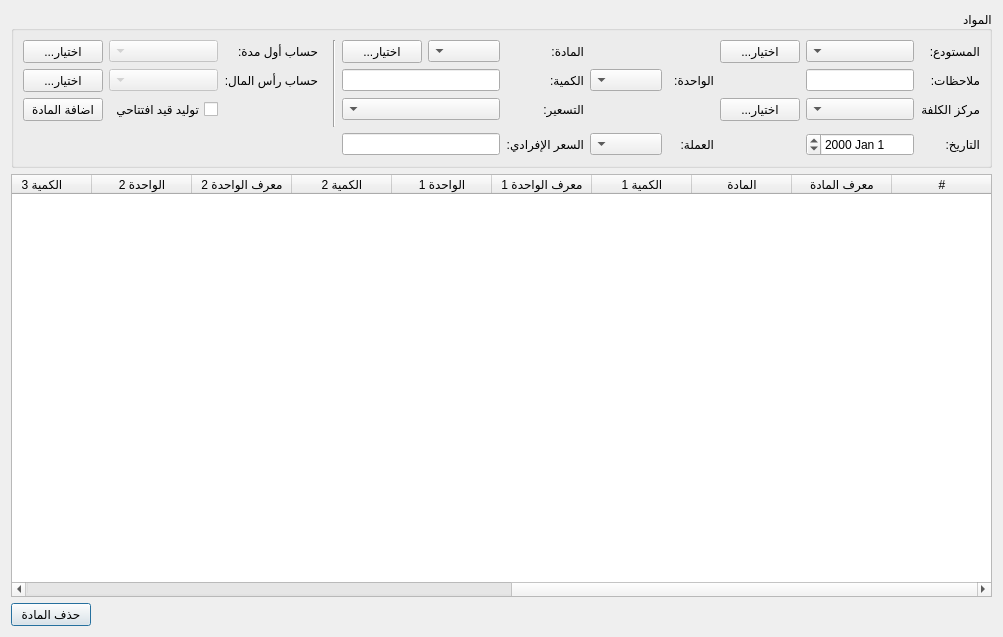
<?xml version="1.0" encoding="UTF-8"?>
<ui version="4.0">
 <class>PeriodStart</class>
 <widget class="QDialog" name="PeriodStart">
  <property name="windowModality">
   <enum>Qt::WindowModal</enum>
  </property>
  <property name="geometry">
   <rect>
    <x>0</x>
    <y>0</y>
    <width>953</width>
    <height>637</height>
   </rect>
  </property>
  <property name="windowTitle">
   <string>بضاعة أول مدة</string>
  </property>
  <property name="layoutDirection">
   <enum>Qt::RightToLeft</enum>
  </property>
  <property name="modal">
   <bool>true</bool>
  </property>
  <layout class="QGridLayout" name="gridLayout_5">
   <item row="2" column="1">
    <spacer name="horizontalSpacer">
     <property name="orientation">
      <enum>Qt::Horizontal</enum>
     </property>
     <property name="sizeHint" stdset="0">
      <size>
       <width>40</width>
       <height>20</height>
      </size>
     </property>
    </spacer>
   </item>
   <item row="1" column="0" colspan="3">
    <widget class="QTableWidget" name="materials_table">
     <property name="maximumSize">
      <size>
       <width>16777215</width>
       <height>16777215</height>
      </size>
     </property>
     <property name="layoutDirection">
      <enum>Qt::RightToLeft</enum>
     </property>
     <property name="editTriggers">
      <set>QAbstractItemView::AnyKeyPressed|QAbstractItemView::DoubleClicked|QAbstractItemView::EditKeyPressed|QAbstractItemView::SelectedClicked</set>
     </property>
     <property name="dragDropOverwriteMode">
      <bool>false</bool>
     </property>
     <property name="alternatingRowColors">
      <bool>true</bool>
     </property>
     <property name="selectionBehavior">
      <enum>QAbstractItemView::SelectRows</enum>
     </property>
     <property name="verticalScrollMode">
      <enum>QAbstractItemView::ScrollPerPixel</enum>
     </property>
     <property name="horizontalScrollMode">
      <enum>QAbstractItemView::ScrollPerPixel</enum>
     </property>
     <attribute name="horizontalHeaderVisible">
      <bool>true</bool>
     </attribute>
     <attribute name="horizontalHeaderHighlightSections">
      <bool>false</bool>
     </attribute>
     <attribute name="horizontalHeaderShowSortIndicator" stdset="0">
      <bool>false</bool>
     </attribute>
     <attribute name="horizontalHeaderStretchLastSection">
      <bool>true</bool>
     </attribute>
     <attribute name="verticalHeaderVisible">
      <bool>true</bool>
     </attribute>
     <attribute name="verticalHeaderShowSortIndicator" stdset="0">
      <bool>false</bool>
     </attribute>
     <column>
      <property name="text">
       <string>#</string>
      </property>
      <property name="font">
       <font>
        <kerning>true</kerning>
       </font>
      </property>
     </column>
     <column>
      <property name="text">
       <string>معرف المادة</string>
      </property>
     </column>
     <column>
      <property name="text">
       <string>المادة</string>
      </property>
     </column>
     <column>
      <property name="text">
       <string>الكمية 1</string>
      </property>
     </column>
     <column>
      <property name="text">
       <string>معرف الواحدة 1</string>
      </property>
     </column>
     <column>
      <property name="text">
       <string>الواحدة 1</string>
      </property>
     </column>
     <column>
      <property name="text">
       <string>الكمية 2</string>
      </property>
     </column>
     <column>
      <property name="text">
       <string>معرف الواحدة 2</string>
      </property>
     </column>
     <column>
      <property name="text">
       <string>الواحدة 2</string>
      </property>
     </column>
     <column>
      <property name="text">
       <string>الكمية 3</string>
      </property>
     </column>
     <column>
      <property name="text">
       <string>معرف الواحدة 3</string>
      </property>
     </column>
     <column>
      <property name="text">
       <string>الواحدة 3</string>
      </property>
     </column>
     <column>
      <property name="text">
       <string>السعر الإفرادي</string>
      </property>
     </column>
     <column>
      <property name="text">
       <string>معرف العملة</string>
      </property>
     </column>
     <column>
      <property name="text">
       <string>العملة</string>
      </property>
     </column>
     <column>
      <property name="text">
       <string>معرف المستودع</string>
      </property>
     </column>
     <column>
      <property name="text">
       <string>المستودع</string>
      </property>
     </column>
     <column>
      <property name="text">
       <string>ملاحظات</string>
      </property>
     </column>
     <column>
      <property name="text">
       <string>معرف حساب المستودع</string>
      </property>
     </column>
     <column>
      <property name="text">
       <string>التاريخ</string>
      </property>
     </column>
    </widget>
   </item>
   <item row="2" column="2">
    <widget class="QPushButton" name="remove_material_btn">
     <property name="text">
      <string>حذف المادة</string>
     </property>
    </widget>
   </item>
   <item row="0" column="0" colspan="3">
    <widget class="QGroupBox" name="groupBox_5">
     <property name="maximumSize">
      <size>
       <width>16777215</width>
       <height>200</height>
      </size>
     </property>
     <property name="layoutDirection">
      <enum>Qt::RightToLeft</enum>
     </property>
     <property name="title">
      <string>المواد</string>
     </property>
     <layout class="QGridLayout" name="gridLayout">
      <item row="4" column="2">
       <widget class="QDateEdit" name="date_input">
        <property name="maximumSize">
         <size>
          <width>16777215</width>
          <height>16777215</height>
         </size>
        </property>
        <property name="layoutDirection">
         <enum>Qt::RightToLeft</enum>
        </property>
       </widget>
      </item>
      <item row="0" column="16" rowspan="4" colspan="4">
       <widget class="Line" name="line_2">
        <property name="orientation">
         <enum>Qt::Vertical</enum>
        </property>
       </widget>
      </item>
      <item row="0" column="2">
       <widget class="QComboBox" name="material_warehouse_combobox">
        <property name="minimumSize">
         <size>
          <width>100</width>
          <height>0</height>
         </size>
        </property>
        <property name="maximumSize">
         <size>
          <width>500</width>
          <height>16777215</height>
         </size>
        </property>
        <property name="layoutDirection">
         <enum>Qt::RightToLeft</enum>
        </property>
       </widget>
      </item>
      <item row="4" column="9">
       <widget class="QComboBox" name="material_currency_combobox">
        <property name="maximumSize">
         <size>
          <width>16777215</width>
          <height>16777215</height>
         </size>
        </property>
        <property name="layoutDirection">
         <enum>Qt::RightToLeft</enum>
        </property>
       </widget>
      </item>
      <item row="0" column="21">
       <widget class="QPushButton" name="select_period_start_account">
        <property name="text">
         <string>...اختيار</string>
        </property>
       </widget>
      </item>
      <item row="2" column="0">
       <widget class="QLabel" name="label_67">
        <property name="maximumSize">
         <size>
          <width>16777215</width>
          <height>16777215</height>
         </size>
        </property>
        <property name="text">
         <string>مركز الكلفة</string>
        </property>
       </widget>
      </item>
      <item row="2" column="5">
       <widget class="QPushButton" name="select_cost_center_btn">
        <property name="text">
         <string>...اختيار</string>
        </property>
       </widget>
      </item>
      <item row="1" column="21">
       <widget class="QPushButton" name="select_capital_account_btn">
        <property name="text">
         <string>...اختيار</string>
        </property>
       </widget>
      </item>
      <item row="1" column="12" colspan="2">
       <widget class="QLineEdit" name="material_quantity_input">
        <property name="sizePolicy">
         <sizepolicy hsizetype="Minimum" vsizetype="Fixed">
          <horstretch>0</horstretch>
          <verstretch>0</verstretch>
         </sizepolicy>
        </property>
        <property name="maximumSize">
         <size>
          <width>200</width>
          <height>16777215</height>
         </size>
        </property>
       </widget>
      </item>
      <item row="0" column="20">
       <widget class="QComboBox" name="period_start_account_combobox">
        <property name="enabled">
         <bool>false</bool>
        </property>
        <property name="minimumSize">
         <size>
          <width>10</width>
          <height>10</height>
         </size>
        </property>
        <property name="maximumSize">
         <size>
          <width>16777215</width>
          <height>16777215</height>
         </size>
        </property>
        <property name="layoutDirection">
         <enum>Qt::RightToLeft</enum>
        </property>
       </widget>
      </item>
      <item row="1" column="9">
       <widget class="QComboBox" name="material_unit_combobox"/>
      </item>
      <item row="2" column="21">
       <widget class="QPushButton" name="add_material_btn">
        <property name="text">
         <string>اضافة المادة</string>
        </property>
       </widget>
      </item>
      <item row="4" column="0">
       <widget class="QLabel" name="label_12">
        <property name="maximumSize">
         <size>
          <width>35</width>
          <height>16777215</height>
         </size>
        </property>
        <property name="text">
         <string>التاريخ:</string>
        </property>
       </widget>
      </item>
      <item row="1" column="2">
       <widget class="QLineEdit" name="material_notes_input">
        <property name="sizePolicy">
         <sizepolicy hsizetype="Minimum" vsizetype="Fixed">
          <horstretch>0</horstretch>
          <verstretch>0</verstretch>
         </sizepolicy>
        </property>
        <property name="minimumSize">
         <size>
          <width>0</width>
          <height>0</height>
         </size>
        </property>
        <property name="maximumSize">
         <size>
          <width>16777215</width>
          <height>16777215</height>
         </size>
        </property>
       </widget>
      </item>
      <item row="0" column="19">
       <widget class="QLabel" name="label_72">
        <property name="maximumSize">
         <size>
          <width>100</width>
          <height>16777215</height>
         </size>
        </property>
        <property name="text">
         <string>حساب أول مدة:</string>
        </property>
       </widget>
      </item>
      <item row="2" column="2">
       <widget class="QComboBox" name="cost_center_combobox"/>
      </item>
      <item row="1" column="19">
       <widget class="QLabel" name="label_73">
        <property name="maximumSize">
         <size>
          <width>100</width>
          <height>16777215</height>
         </size>
        </property>
        <property name="text">
         <string>حساب رأس المال:</string>
        </property>
       </widget>
      </item>
      <item row="2" column="7" colspan="2">
       <spacer name="horizontalSpacer_2">
        <property name="orientation">
         <enum>Qt::Horizontal</enum>
        </property>
        <property name="sizeType">
         <enum>QSizePolicy::Fixed</enum>
        </property>
        <property name="sizeHint" stdset="0">
         <size>
          <width>10</width>
          <height>20</height>
         </size>
        </property>
       </spacer>
      </item>
      <item row="1" column="20">
       <widget class="QComboBox" name="capital_account_combobox">
        <property name="enabled">
         <bool>false</bool>
        </property>
        <property name="minimumSize">
         <size>
          <width>10</width>
          <height>10</height>
         </size>
        </property>
        <property name="maximumSize">
         <size>
          <width>16777215</width>
          <height>16777215</height>
         </size>
        </property>
        <property name="layoutDirection">
         <enum>Qt::RightToLeft</enum>
        </property>
       </widget>
      </item>
      <item row="1" column="0">
       <widget class="QLabel" name="label_66">
        <property name="maximumSize">
         <size>
          <width>16777215</width>
          <height>16777215</height>
         </size>
        </property>
        <property name="text">
         <string>ملاحظات:</string>
        </property>
       </widget>
      </item>
      <item row="0" column="13">
       <widget class="QPushButton" name="select_material_btn">
        <property name="text">
         <string>...اختيار</string>
        </property>
       </widget>
      </item>
      <item row="0" column="12">
       <widget class="QComboBox" name="material_combobox">
        <property name="sizePolicy">
         <sizepolicy hsizetype="Preferred" vsizetype="Fixed">
          <horstretch>0</horstretch>
          <verstretch>0</verstretch>
         </sizepolicy>
        </property>
        <property name="minimumSize">
         <size>
          <width>0</width>
          <height>0</height>
         </size>
        </property>
        <property name="maximumSize">
         <size>
          <width>16777215</width>
          <height>16777215</height>
         </size>
        </property>
        <property name="layoutDirection">
         <enum>Qt::RightToLeft</enum>
        </property>
       </widget>
      </item>
      <item row="0" column="0">
       <widget class="QLabel" name="label_34">
        <property name="maximumSize">
         <size>
          <width>65</width>
          <height>16777215</height>
         </size>
        </property>
        <property name="text">
         <string>المستودع:</string>
        </property>
       </widget>
      </item>
      <item row="1" column="7">
       <widget class="QLabel" name="label_17">
        <property name="maximumSize">
         <size>
          <width>50</width>
          <height>16777215</height>
         </size>
        </property>
        <property name="text">
         <string>الواحدة:</string>
        </property>
       </widget>
      </item>
      <item row="2" column="20">
       <widget class="QCheckBox" name="generate_period_opening_entry_checkbox">
        <property name="text">
         <string>توليد قيد افتتاحي</string>
        </property>
       </widget>
      </item>
      <item row="0" column="5">
       <widget class="QPushButton" name="select_material_warehouse_btn">
        <property name="text">
         <string>...اختيار</string>
        </property>
       </widget>
      </item>
      <item row="4" column="12" colspan="2">
       <widget class="QLineEdit" name="material_unit_price_input">
        <property name="maximumSize">
         <size>
          <width>200</width>
          <height>16777215</height>
         </size>
        </property>
       </widget>
      </item>
      <item row="2" column="12" colspan="2">
       <widget class="QComboBox" name="material_default_price_type_combobox">
        <property name="maximumSize">
         <size>
          <width>16777215</width>
          <height>16777215</height>
         </size>
        </property>
        <property name="layoutDirection">
         <enum>Qt::RightToLeft</enum>
        </property>
       </widget>
      </item>
      <item row="4" column="11">
       <widget class="QLabel" name="label_19">
        <property name="maximumSize">
         <size>
          <width>90</width>
          <height>16777215</height>
         </size>
        </property>
        <property name="text">
         <string>السعر الإفرادي:</string>
        </property>
       </widget>
      </item>
      <item row="4" column="7">
       <widget class="QLabel" name="label_26">
        <property name="maximumSize">
         <size>
          <width>50</width>
          <height>16777215</height>
         </size>
        </property>
        <property name="text">
         <string>العملة:</string>
        </property>
       </widget>
      </item>
      <item row="2" column="11">
       <widget class="QLabel" name="label_18">
        <property name="maximumSize">
         <size>
          <width>50</width>
          <height>16777215</height>
         </size>
        </property>
        <property name="text">
         <string>التسعير:</string>
        </property>
       </widget>
      </item>
      <item row="1" column="11">
       <widget class="QLabel" name="label_16">
        <property name="maximumSize">
         <size>
          <width>40</width>
          <height>16777215</height>
         </size>
        </property>
        <property name="text">
         <string>الكمية:</string>
        </property>
       </widget>
      </item>
      <item row="0" column="11">
       <widget class="QLabel" name="label_15">
        <property name="maximumSize">
         <size>
          <width>50</width>
          <height>16777215</height>
         </size>
        </property>
        <property name="text">
         <string>المادة:</string>
        </property>
       </widget>
      </item>
     </layout>
    </widget>
   </item>
  </layout>
 </widget>
 <resources/>
 <connections/>
</ui>
